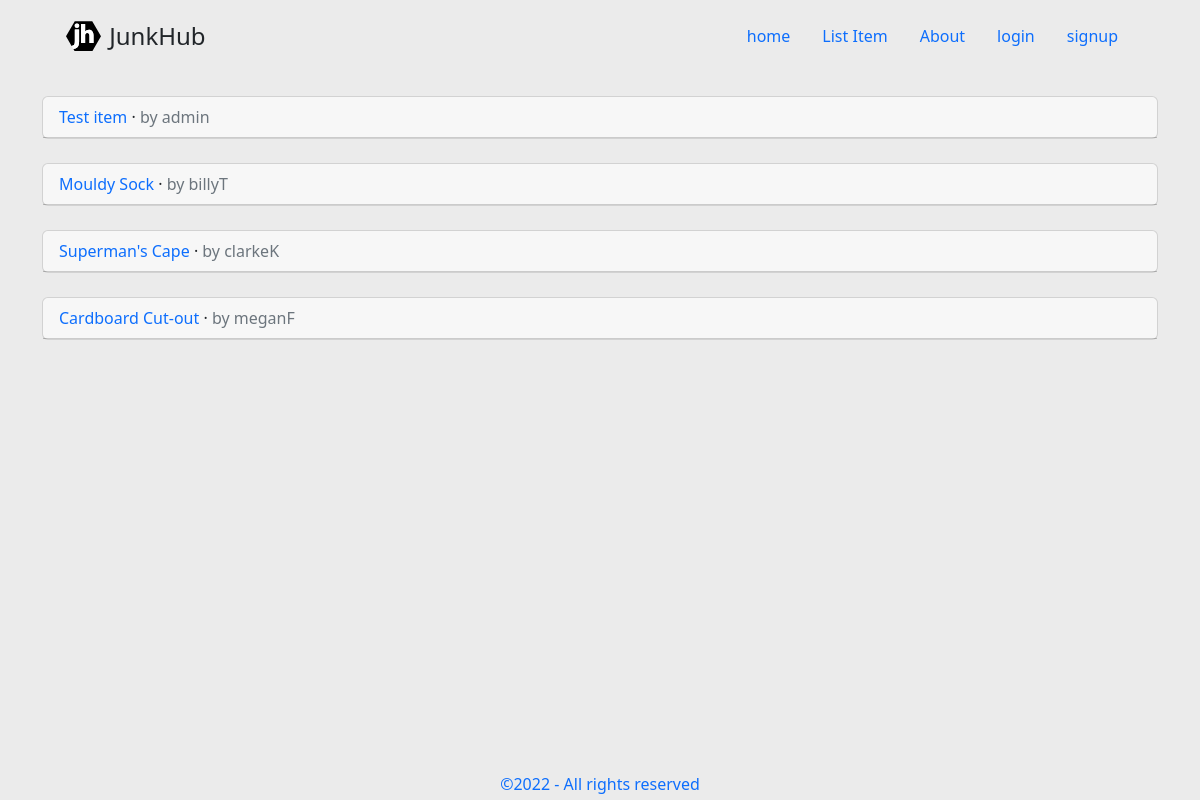
The page / on the database its author committed.
### home/models.py (models this page shows, shortened)
class Item(models.Model):
    CONDITION_CHOICES = [
        ("Brand new condition", "New"),
        ("Near new condition well looked after", "Good"),
        ("Average condition", "OK"),
        ("Poor condition old and well worn", "Bad"),
    ]
    title = models.CharField(max_length=50)
    description = models.TextField(max_length=255)
    price = models.DecimalField(max_digits=6, decimal_places=2)
    condition = models.CharField(choices=CONDITION_CHOICES, max_length=100)
    user = models.ForeignKey(
        settings.AUTH_USER_MODEL,
        on_delete=models.CASCADE,
    )

### accounts/models.py (models this page shows)
class CustomUser(AbstractUser):
    first_name = models.CharField(max_length=50)
    last_name = models.CharField(max_length=50, blank=True, null=True)
    phone_regex = RegexValidator(regex=r'^\+?1?\d{6,15}$', message="Phone number must be entered in the format: '+64'. Up to 15 digits allowed.")
    phone_number = models.CharField(validators=[phone_regex], max_length=17, blank=True) # validators should be a list

### home/views.py (the view)
# urls.py: path("", ItemListView.as_view(), name="home"),
class ItemListView(ListView):
    model = Item
    template_name = "home/home.html"

### home/templates/home/home.html (shortened to what this page needs)
{% extends "home/base.html" %}
{%block content %}
<div class="cards">
    {% for item in item_list %}
    <div class="card mt-4">
        <div class="card-header">
            <span class="font-weight-bold">
                <a href="{% url 'item_detail' item.pk %}"> {{ item.title }} </a>
            </span>
            &middot;
            <span class="text-muted"> by {{ item.user }} </span>
        </div>
    </div>
    {%endfor%}
</div>{%endblock content%}

### static/css/main.css (style rules this page uses)
body { background-color: #ebebeb; margin-bottom: 4rem; }
a { text-decoration: none; }

### rows shown on the page
Item: title "Test item", user "admin"
Item: title "Mouldy Sock", user "billyT"
Item: title "Superman's Cape", user "clarkeK"
Item: title "Cardboard Cut-out", user "meganF"
